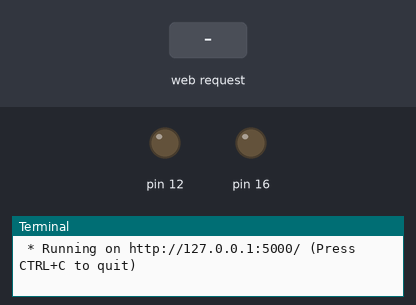
The program below on a simulated Raspberry Pi (header pin numbers). Shown: output pins drawn as LEDs (lit = HIGH), the last lines printed to the terminal. The inputs (shaded band) are chosen by the test bench. The clock reads 2024-03-15 10:24:30 at power-on unless the program sets it.

Above: at 1.2 s.
1.3 s: HTTP request for /ledon received
At 2.5 s:
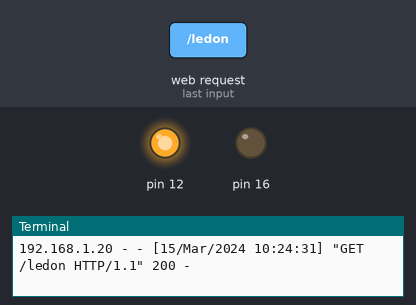
2.8 s: HTTP request for /fanon received
At 3.6 s:
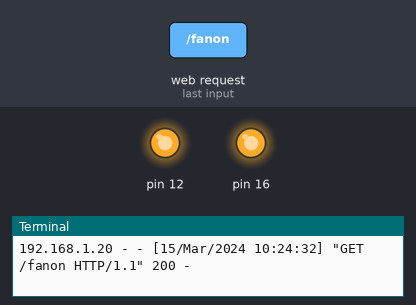
4.3 s: HTTP request for /ledoff received
At 4.7 s:
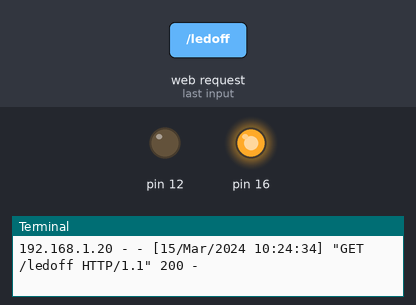
5.8 s: HTTP request for /fanoff received
At 7.1 s:
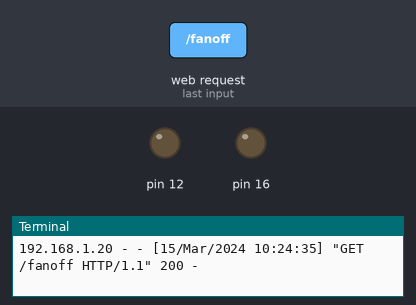
Timing chart, 0 to 8.8 s (numbered marks = the images above; inputs shaded):
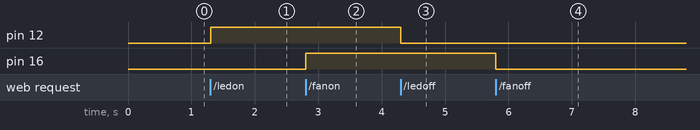

Measured:
- after the input at 1.3 s, pin 12: LOW → HIGH at once
- after the input at 2.8 s, pin 16: LOW → HIGH at once
- after the input at 4.3 s, pin 12: HIGH → LOW at once
- after the input at 5.8 s, pin 16: HIGH → LOW at once

The program:

app.py
```python
from flask import Flask
import RPi.GPIO as GPIO


app = Flask(__name__)


@app.route('/')
def hello_world():
    return 'Hello World!'

def gpio_init():
    GPIO.setmode(GPIO.BOARD)
    GPIO.setup(16, GPIO.OUT)
    GPIO.setup(12, GPIO.OUT)

@app.route('/ledon')
def led_on():
    gpio_init()
    GPIO.output(12, GPIO.HIGH)
    return 'led_on'

@app.route('/ledoff')
def led_off():
    gpio_init()
    GPIO.output(12, GPIO.LOW)
    return 'led_off'

@app.route('/fanon')
def fan_on():
    gpio_init()
    GPIO.output(16,GPIO.HIGH)
    return 'fan_on'

@app.route('/fanoff')
def fan_off():
    gpio_init()
    GPIO.output(16,GPIO.LOW)
    return 'fan_off'


if __name__ == '__main__':
    app.run()
```
